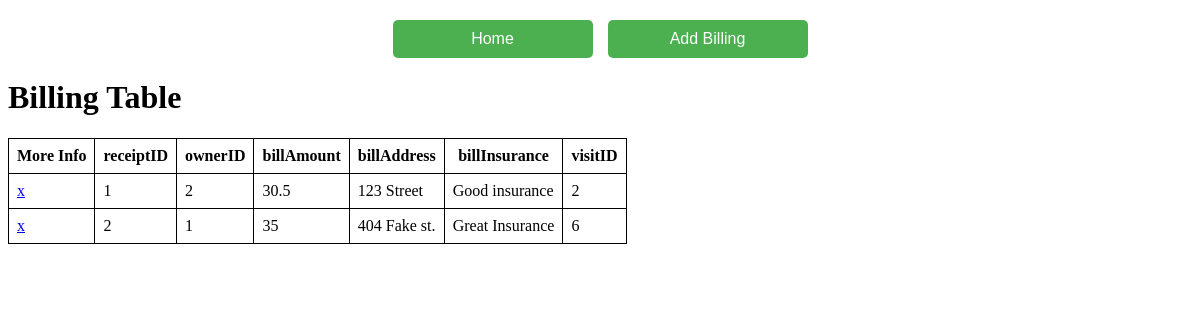
Page /billingView on the committed database.
### alchemyBase.py (models this page shows)
class Billing(Base):
    __tablename__ = 'Billing'
    receiptID     = Column(Integer, primary_key=True)
    ownerID       = Column(Integer, ForeignKey('PetOwner.ownerID'),  nullable=False)
    billAmount    = Column(Integer, nullable=False)
    billAddress   = Column(String,  nullable=False)
    billInsurance = Column(String)
    visitID       = Column(Integer, ForeignKey('Visit.visitID'),    nullable=False)
    owner         = relationship('PetOwner', back_populates='billings')
    visit         = relationship('Visit',   back_populates='billings')

### app.py (the view)
@app.route("/billingView")
def show_billing():
    billing = session.query(Billing).all()
    columns = Billing.__table__.columns.keys()
    return render_template("billingView.html", billing=billing, columns=columns, getattr=getattr)

### templates/billingView.html (shortened to what this page needs)
<!DOCTYPE html>
<html>
<head>
</head>
<body>
    <div class="top-button-container">
        <form action="{{ url_for('home') }}" method="get">
            <button type="submit">Home</button>
          </form>
        <form action="{{ url_for('new_billing') }}" method="get">
            <button type="submit">Add Billing</button>
        </form>
    </div>
    <h1>Billing Table</h1>
    <table>
        <tr>
            <th>More Info</th>
            {% for col in columns %}
                <th>{{ col }}</th>
            {% endfor %}
        </tr>
        {% for bill in billing %}
            <tr>
                <td>
                    <a href="{{ url_for('view_details', id_type='billing', id_value=bill.receiptID) }}">x</a>
                </td>
                {% for col in columns %}
                    <td>{{ getattr(bill, col) }}</td>
                {% endfor %}
            </tr>
        {% endfor %}
    </table>
</body>
</html>

### templates/billingView.html (style rules this page uses)
table, th, td { border: 1px solid black; border-collapse: collapse; padding: 8px; }
.top-button-container { display: flex; justify-content: center; align-items: center; gap: 15px; margin-top: 20px; }
button { padding: 10px 20px; font-size: 16px; width: 200px; cursor: pointer; background-color: #4CAF50; color: white; border: none; border-radius: 5px; transition: background-color 0.3s ease; }

### rows in the picture
Billing: receiptID "1" "2" "30.5" "123 Street" "Good insurance" "2"
Billing: receiptID "2" "1" "35" "404 Fake st." "Great Insurance" "6"

### other values in the picture
{{ col }} "receiptID" "ownerID" "billAmount" "billAddress" "billInsurance" "visitID"
